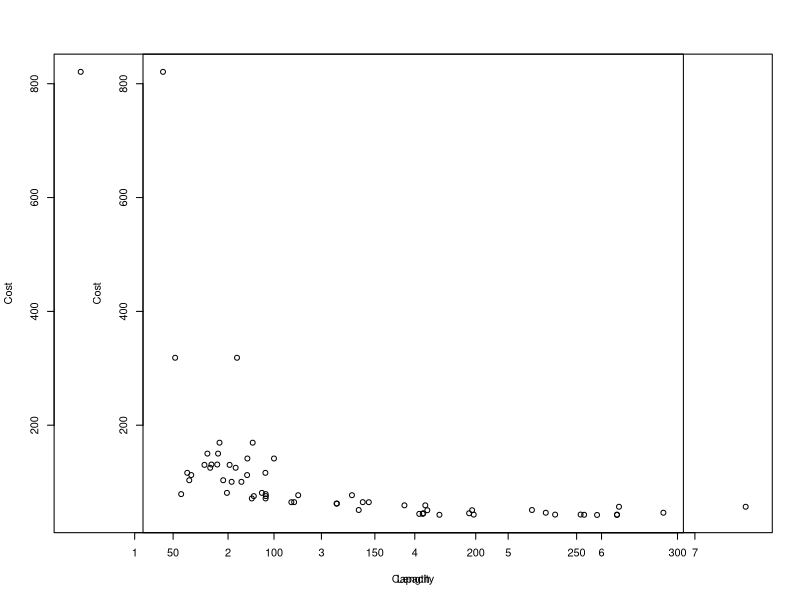
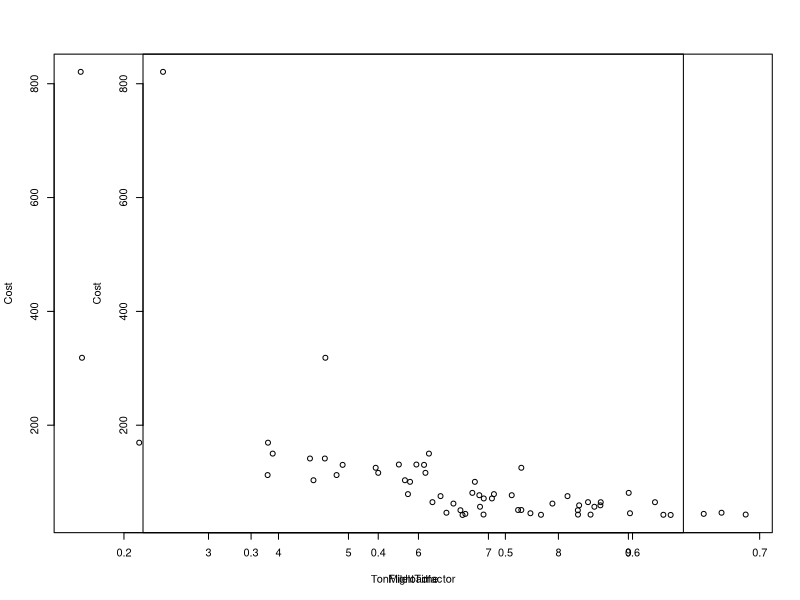
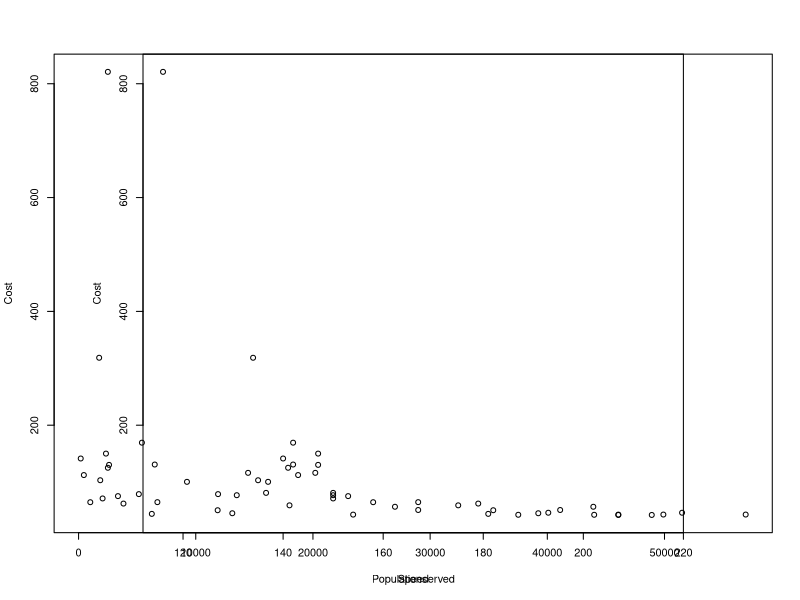
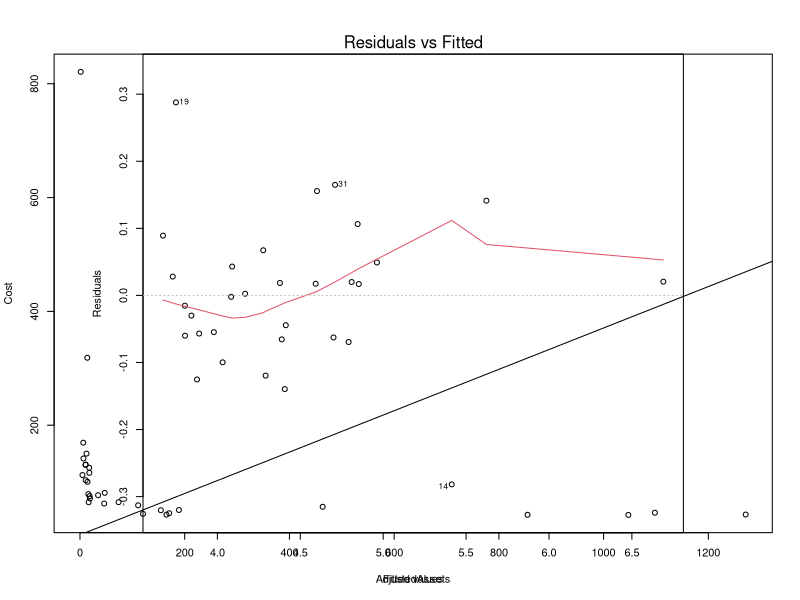

These charts were generated, in order, by the following R code:
library(ggplot2)
air<- read.delim("air.txt", header=FALSE, sep="")
colnames(air) <- c("Airline", "Length", "Speed", "FlightTime", "Populationserved", "Cost", "Revenue", "TonMileloadfactor", "Capacity", "TotalAssets","InvestmentsandSpecialFunds","AdjustedAssets")
names(air)
#airmod <- lm(log(Cost) ~ Capacity+Length+TonMileloadfactor+FlightTime+Populationserved+Speed+AdjustedAssets, data=air)

airmod <- lm(log(Cost) ~ log(Capacity)+log(Length)+TonMileloadfactor+log(FlightTime)+log(Populationserved)+log(Speed)+log(TotalAssets)+log(InvestmentsandSpecialFunds)+log(AdjustedAssets)+log(Revenue), data=air)
coef(airmod)
summary(airmod)
layout(matrix(1:2,ncol=9))
plot(Cost ~ Capacity+Length+TonMileloadfactor+FlightTime+Populationserved+Speed+AdjustedAssets, data=air)
abline(airmod)
plot(airmod, which = 1) 





#model fitting, check if other fitting models
#plots : see report criteria. show same results as article